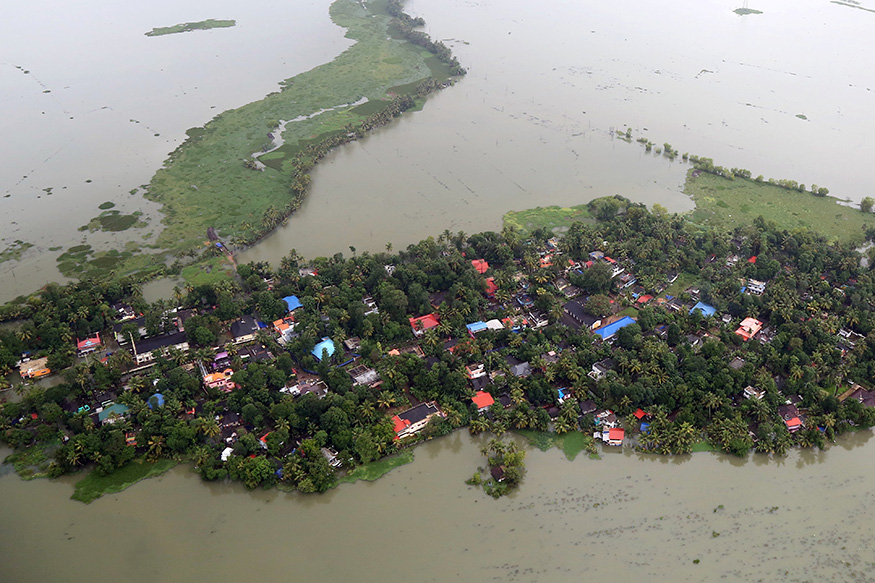
#> input picture images/1018.jpg, 875 x 583 px
$ python kmeans.py
#> lines starting #> are read from the running program, lines starting #| are printed output that depends on the picture
import numpy as np
import matplotlib.pyplot as plt
import cv2

class KMeans:
    """
    KMeans clustering algorithm for clustering n-dimensional data.

    Attributes:
        K (int): Number of clusters.
        max_iters (int): Maximum number of iterations for the algorithm.
        centroids (list): List of centroids, initialized after first iteration.
    """
    def __init__(self, K=5, max_iters=100):
        self.K = K
        self.max_iters = max_iters
        self.centroids = []

    def predict(self, X):
        """
        Performs K-means clustering on the data X.

        Args:
            X (np.ndarray): The input data array of shape (n_samples, n_features).

        Returns:
            np.ndarray: An array of cluster labels.
        """
        self.X = X
        self.n_samples, self.n_features = X.shape

        # Initialize centroids
        random_indices = np.random.choice(self.n_samples, self.K, replace=False)
        self.centroids = X[random_indices]

        for _ in range(self.max_iters):
            clusters = self._create_clusters(self.centroids)
            new_centroids = self._calculate_centroids(clusters)

            if np.allclose(self.centroids, new_centroids):
                break

            self.centroids = new_centroids

        return self._get_cluster_labels(clusters)

    def _create_clusters(self, centroids):
        distances = np.sqrt(((self.X - centroids[:, np.newaxis])**2).sum(axis=2))
        closest_centroids = np.argmin(distances, axis=0)
        return {i: np.where(closest_centroids == i)[0] for i in range(self.K)}

    def _calculate_centroids(self, clusters):
        return np.array([self.X[cluster].mean(axis=0) for cluster in clusters.values()])

    def _get_cluster_labels(self, clusters):
        labels = np.empty(self.n_samples)
        for cluster_idx, samples in clusters.items():
            labels[samples] = cluster_idx
        return labels

def segment_image(image_path, K=5, max_iters=100, save_path='segmented_image.png'):
    """
    Segments an image using K-means clustering on the pixel values.

    Args:
        image_path (str): Path to the input image file.
        K (int): Number of desired clusters.
        max_iters (int): Maximum number of iterations for the K-means algorithm.
        save_path (str): Path where the segmented image will be saved.

    Returns:
        np.ndarray: An array representing the segmented image.
    """
#> called with image_path = 'images/1018.jpg', K = 3, max_iters = 100, save_path = 'segmented_output.png'
    # Load image
    image = cv2.imread(image_path)
#> image is the input picture: shape (583, 875, 3); mean B, G, R 120, 130.6, 129.7
    image = cv2.cvtColor(image, cv2.COLOR_BGR2RGB)

    # Flatten image
    pixel_values = image.reshape((-1, 3))
    pixel_values = np.float32(pixel_values)

    # Clustering
    kmeans = KMeans(K=K, max_iters=max_iters)
    labels = kmeans.predict(pixel_values)
#> in predict, `self.centroids = X[random_indices]`: self.centroids = [[186, 186, 184], [57, 54, 39], [163, 160, 143]]
#> the loop in _get_cluster_labels, `for cluster_idx, samples in clusters.items():` made 3 passes

    # Reshape labels and convert to int type
    labels = labels.astype(int)
    segmented_image = labels.reshape(image.shape[:-1])
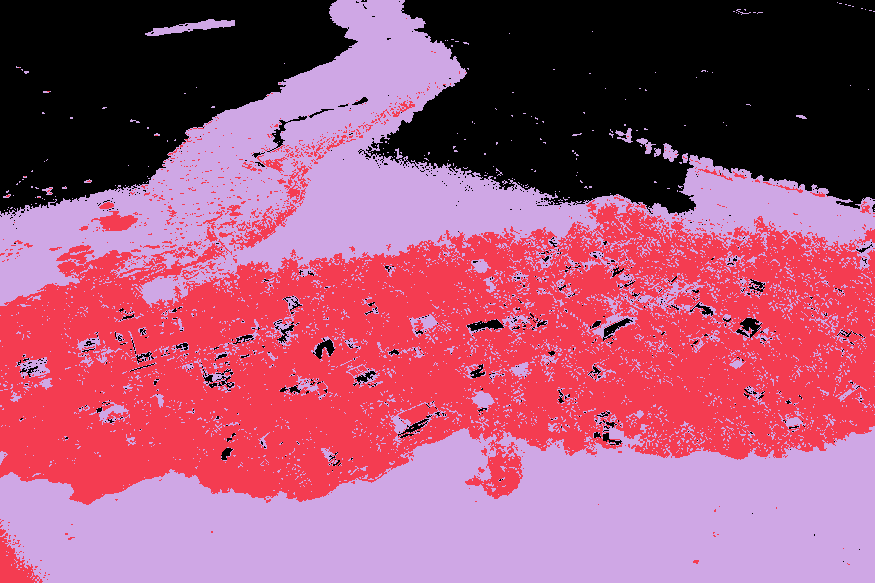
#> segmented_image: shape (583, 875) int64; 3 distinct labels, from 0 to 2; one colour per label, 0 black

    # Map clusters to original image colors (average color of the cluster)
    masked_image = np.zeros(image.shape, dtype=np.uint8)
    for i in range(K):
        masked_image[segmented_image == i] = kmeans.centroids[i]
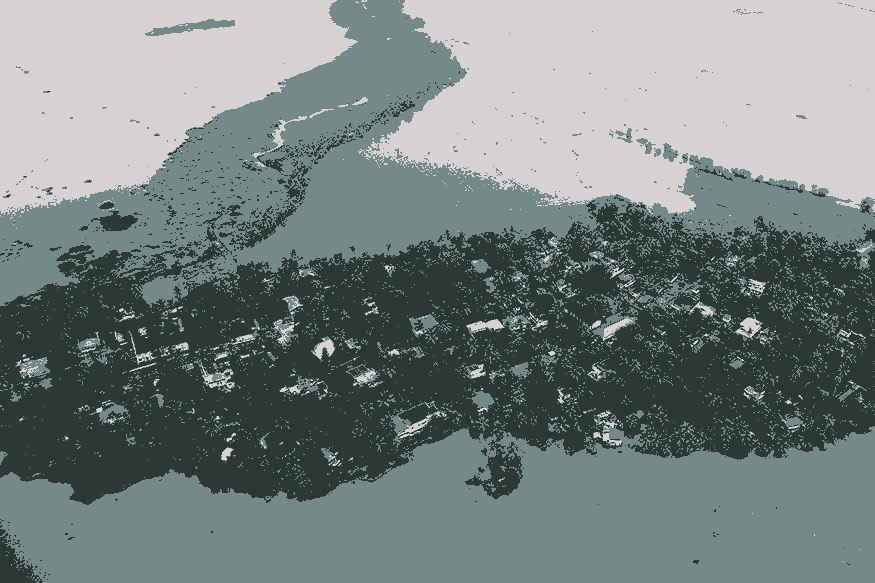
#> masked_image: shape (583, 875, 3); mean of channels 0, 1, 2 128.9, 130.2, 119.4; drawn as B, G, R

    # Convert back to uint8 and save
    masked_image = np.uint8(masked_image)
    plt.imsave(save_path, masked_image)

    return masked_image

# Usage example:
segmented_img = segment_image('images/1018.jpg', K=3, save_path='segmented_output.png')
plt.imshow(segmented_img)
plt.show()
